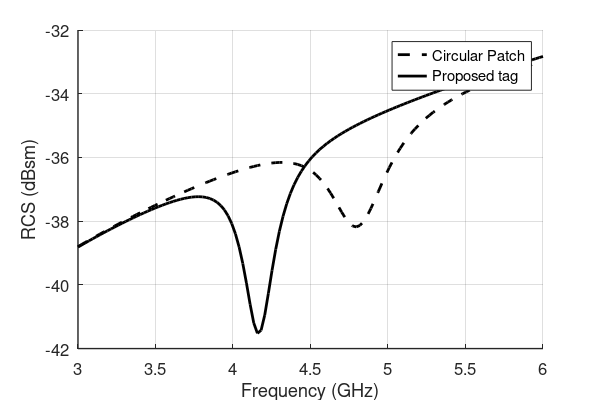

The MATLAB script that drew this image:
%plots simulation results of circular patch and proposed tag

%%
close all;
cir_tag= load('circle_tag.mat');
circle_patch_tag= cir_tag.circle_patch_tag;

figure
% subplot 221
hold on
plot(circle_patch_tag(:,1),circle_patch_tag(:,2),'k--','DisplayName', '0.7mm', 'LineWidth', 2.0)
plot(circle_patch_tag(:,1),circle_patch_tag(:,3),'k','DisplayName', '1.4mm', 'LineWidth', 2.0) 
% plot(circle_patch_tag(:,1),circle_patch_tag(:,4),'b', 'DisplayName', '2.1mm', 'LineWidth',2.0)
 
legend ('Circular Patch','Proposed tag')%,'FontSize', 10) 
%legend ('1mm','3mm','5mm')
grid on;
xlabel('Frequency (GHz)','FontSize', 12)
ylabel('RCS (dBsm)','FontSize', 12)
% set(gca, 'FontSize', 14); % Change the tick label font size for both x and y axes
hold off

% Adjust figure properties
set(gcf, 'PaperUnits', 'inches', 'PaperPosition', [0 0 6 4]); % 6x4 inches
set(gca, 'FontSize', 12, 'LineWidth', 1);

% Save as a high-resolution TIFF
 % print('sub', '-depsc', '-r300'); % Change resolution as needed





% h(:,1),h(:,2),'r', ...